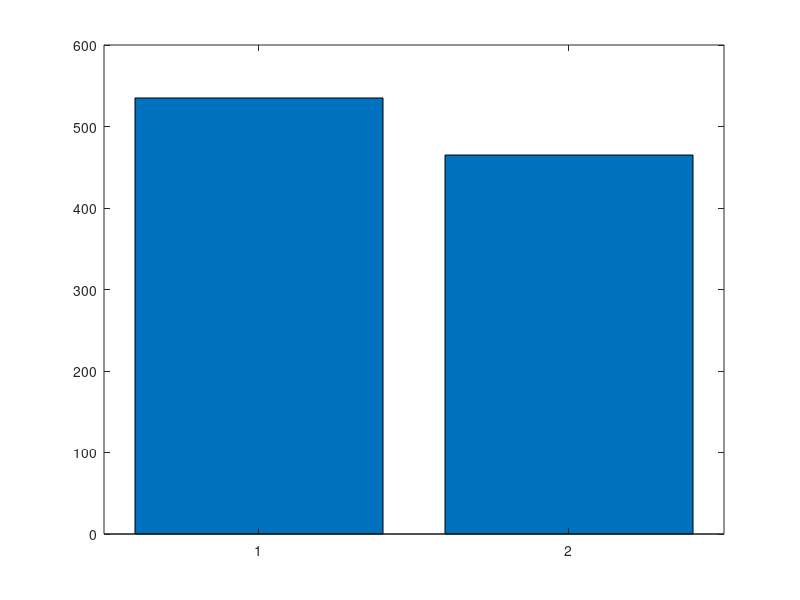
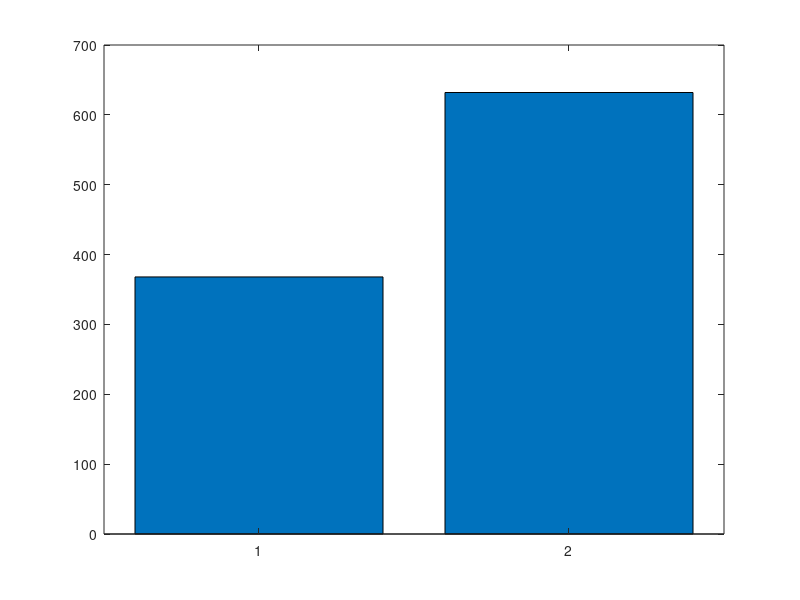

Write MATLAB code to recreate these figures, in order.
%3.B
N = 1000;

p_1 = [1/6 1/6 1/6 1/6 1/6 1/6]; % probability of each face
P_1 = [0 cumsum(p_1)] ;
roll_1 = zeros(N,1); % vector to hold results of each roll
% (the memory is "pre-allocated" in this
% way to speed up Matlab processing


for i=1:N % loop over number of rolls
    x=rand(1,1);
    for j=2:length(P_1), % determine result of each roll
        if( (P_1(j-1)<x) & (x<P_1(j)) )
            roll_1(i) = j-1;
            break
        end
    end
end

p_2 = [0.1 0.2 0.4 0.3]; % probability of each face for rigged dice
P_2 = [0 cumsum(p_2)] ;
roll_2 = zeros(N,1);

for i=1:N % loop over number of rolls
    x=rand(1,1);
    for j=2:length(P_2), % determine result of each roll
        if( (P_2(j-1)<x) & (x<P_2(j)) )
            roll_2(i) = j-1;
            break
        end
    end
end

Togheter_roll = roll_1+roll_2;
Togheter_chance_odd_or_even = zeros(1,2);%First value is even, second is odd.

for i=1:N
    if ~mod(Togheter_roll(i),2)
        Togheter_chance_odd_or_even(1) = Togheter_chance_odd_or_even(1)+1;
    else 
        Togheter_chance_odd_or_even(2) = Togheter_chance_odd_or_even(2)+1;
    end
end

figure(1)

%3.D
bar(Togheter_chance_odd_or_even) %First value is even, second is odd.

Togheter_chance_odd_or_even_2 = zeros(1,2); %First value is greater than 2, second is 2.

for i=1:N
    if roll_2(i) > 2 && ~mod(Togheter_roll(i),2)
        Togheter_chance_odd_or_even_2(1) = Togheter_chance_odd_or_even_2(1)+1;
    else
        Togheter_chance_odd_or_even_2(2) = Togheter_chance_odd_or_even_2(2)+1;
    end
end

figure(2)
bar(Togheter_chance_odd_or_even_2) %First value is greater than 2 and even, second is everything else.
